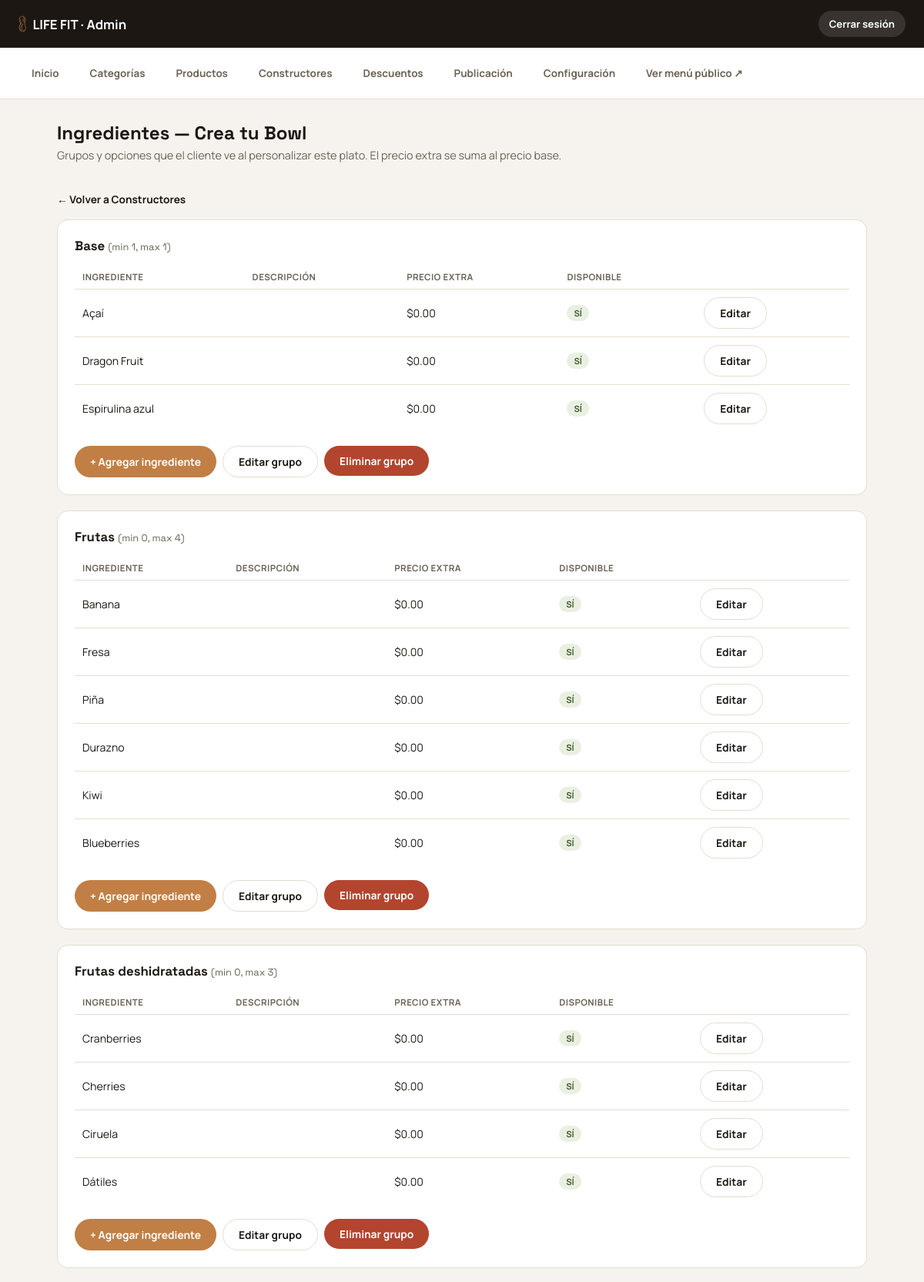
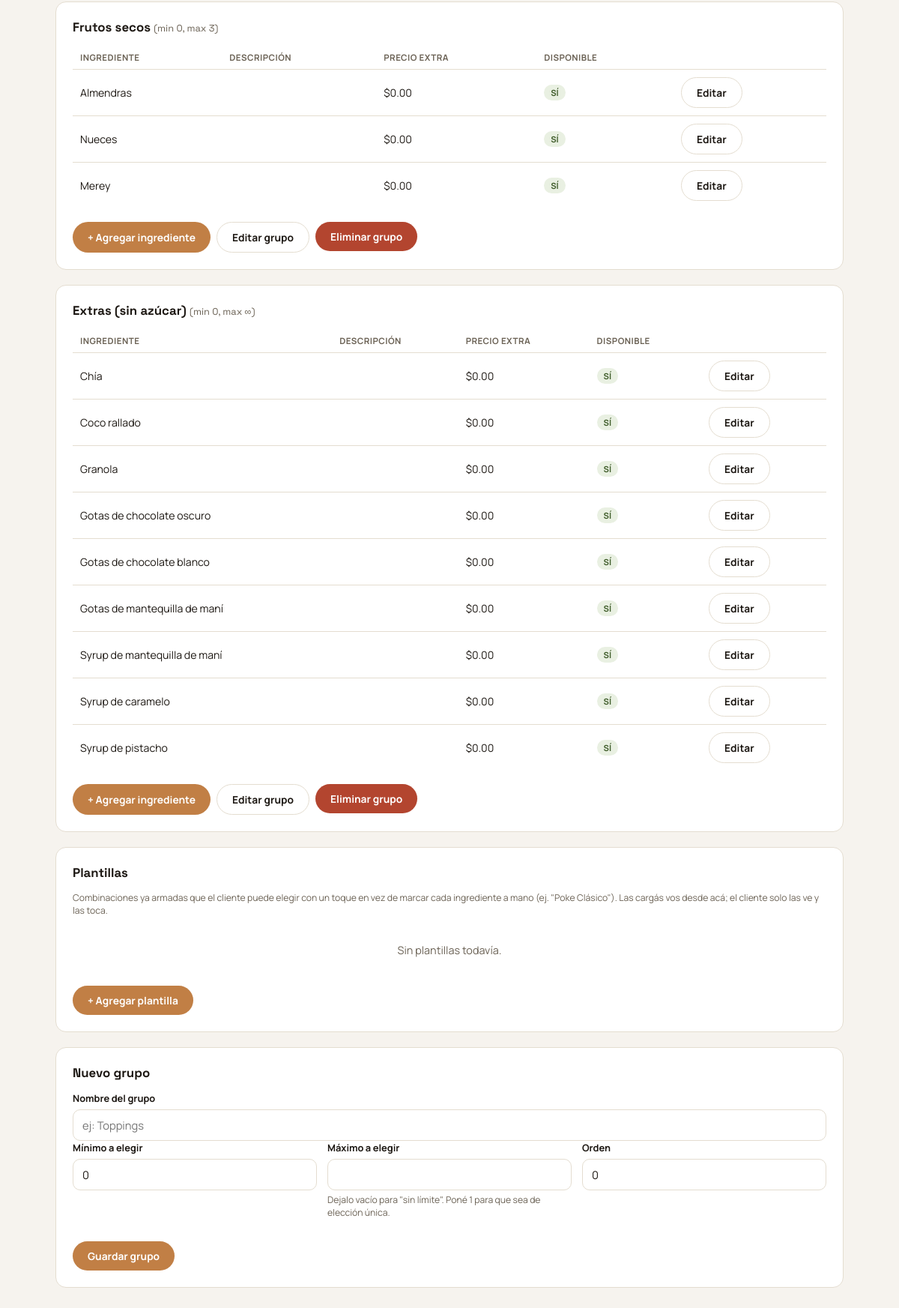
Screenshot of /admin/constructor_ingredientes.php?id=bowl-acai (signed in) with the database file from the repository (2 pictures, top to bottom).
### tables this page shows
CREATE TABLE IF NOT EXISTS constructores (
  id            VARCHAR(40)  NOT NULL PRIMARY KEY,   
  nombre        VARCHAR(120) NOT NULL,                
  descripcion   VARCHAR(255) NOT NULL DEFAULT '',      
  nota          VARCHAR(255) NOT NULL DEFAULT '',      
  precio_base   DECIMAL(8,2) NOT NULL DEFAULT 0.00,
  imagen        VARCHAR(255) NOT NULL DEFAULT '',
  icono         VARCHAR(40)  NOT NULL DEFAULT 'bowl',
  orden         INT          NOT NULL DEFAULT 0,
  activo        TINYINT(1)   NOT NULL DEFAULT 1,
  creado_en     DATETIME     NOT NULL DEFAULT CURRENT_TIMESTAMP,
  actualizado_en DATETIME    NOT NULL DEFAULT CURRENT_TIMESTAMP ON UPDATE CURRENT_TIMESTAMP
);

CREATE TABLE IF NOT EXISTS grupos_ingredientes (
  id              INT UNSIGNED NOT NULL AUTO_INCREMENT PRIMARY KEY,
  constructor_id  VARCHAR(40)  NOT NULL,
  nombre          VARCHAR(120) NOT NULL,               
  seleccion_min   INT          NOT NULL DEFAULT 0,
  seleccion_max   INT          NULL,                   
  orden           INT          NOT NULL DEFAULT 0,
  UNIQUE KEY uniq_constructor_grupo (constructor_id, nombre),
  CONSTRAINT fk_grupo_constructor
    FOREIGN KEY (constructor_id) REFERENCES constructores(id)
    ON DELETE CASCADE ON UPDATE CASCADE
);

CREATE TABLE IF NOT EXISTS ingredientes (
  id           INT UNSIGNED NOT NULL AUTO_INCREMENT PRIMARY KEY,
  grupo_id     INT UNSIGNED NOT NULL,
  nombre       VARCHAR(120) NOT NULL,
  descripcion  VARCHAR(255) NOT NULL DEFAULT '',        
  precio_extra DECIMAL(8,2) NOT NULL DEFAULT 0.00,
  disponible   TINYINT(1)   NOT NULL DEFAULT 1,
  orden        INT          NOT NULL DEFAULT 0,
  UNIQUE KEY uniq_grupo_ingrediente (grupo_id, nombre),
  CONSTRAINT fk_ingrediente_grupo
    FOREIGN KEY (grupo_id) REFERENCES grupos_ingredientes(id)
    ON DELETE CASCADE ON UPDATE CASCADE
);

### admin/constructor_ingredientes.php (the view, shortened to what this page needs)
<?php
$pdo = get_pdo();
$constructorId = $_GET['id'] ?? '';
$stmt = $pdo->prepare('SELECT * FROM constructores WHERE id = ?');
$stmt->execute([$constructorId]);
$constructor = $stmt->fetch();
$grupos = $pdo->prepare('SELECT * FROM grupos_ingredientes WHERE constructor_id = ? ORDER BY orden, nombre');
$grupos->execute([$constructorId]);
$grupos = $grupos->fetchAll();
$stmtIng = $pdo->prepare('SELECT * FROM ingredientes WHERE grupo_id = ? ORDER BY orden, nombre');
foreach ($grupos as &$g) {
    $stmtIng->execute([$g['id']]);
    $g['ingredientes'] = $stmtIng->fetchAll();
}
$plantillas = $pdo->prepare('SELECT * FROM plantillas_constructor WHERE constructor_id = ? ORDER BY orden, nombre');
$plantillas->execute([$constructorId]);
$plantillas = $plantillas->fetchAll();
$titulo_pagina = 'Ingredientes — ' . $constructor['nombre'];
$subtitulo_pagina = 'Grupos y opciones que el cliente ve al personalizar este plato. El precio extra se suma al precio base.';
require __DIR__ . '/includes/layout_top.php';
?>
<p><a href="constructores.php" style="font-size:.85rem; font-weight:700;">← Volver a Constructores</a></p>
<?php foreach ($grupos as $g): ?>
  <div class="admin-card">
    <h2><?= htmlspecialchars($g['nombre']) ?>
      <span style="font-weight:400; font-size:.8rem; color:var(--ad-ink-soft);">
        (min <?= (int) $g['seleccion_min'] ?>, max <?= $g['seleccion_max'] === null ? '∞' : (int) $g['seleccion_max'] ?>)
      </span>
    </h2>
    <table class="admin-table">
      <thead><tr><th>Ingrediente</th><th>Descripción</th><th>Precio extra</th><th>Disponible</th><th></th></tr></thead>
      <tbody>
        <?php foreach ($g['ingredientes'] as $i): ?>
          <tr>
            <td><?= htmlspecialchars($i['nombre']) ?></td>
            <td style="max-width:220px; white-space:normal; color:var(--ad-ink-soft); font-size:.82rem;"><?= htmlspecialchars($i['descripcion']) ?></td>
            <td>$<?= number_format((float) $i['precio_extra'], 2) ?></td>
            <td><span class="admin-badge <?= $i['disponible'] ? 'admin-badge--on' : 'admin-badge--off' ?>"><?= $i['disponible'] ? 'Sí' : 'No' ?></span></td>
            <td><button type="button" class="admin-btn admin-btn--ghost" onclick='editarIngrediente(this, <?= json_encode($i, JSON_HEX_APOS | JSON_HEX_QUOT) ?>)'>Editar</button></td>
          </tr>
        <?php endforeach; ?>
      </tbody>
    </table>
    <div class="admin-actions">
      <button class="admin-btn admin-btn--accent" type="button" onclick='nuevoIngrediente(this, <?= (int) $g['id'] ?>, <?= json_encode($g['nombre'], JSON_HEX_APOS | JSON_HEX_QUOT) ?>)'>+ Agregar ingrediente</button>
      <button class="admin-btn admin-btn--ghost" type="button" onclick='editarGrupo(this, <?= json_encode($g, JSON_HEX_APOS | JSON_HEX_QUOT) ?>)'>Editar grupo</button>
      <form method="post" style="display:inline;" onsubmit="return confirm('¿Eliminar el grupo &quot;<?= htmlspecialchars($g['nombre'], ENT_QUOTES) ?>&quot; y todos sus ingredientes?');">
        <button class="admin-btn admin-btn--danger" type="submit">Eliminar grupo</button>
      </form>
    </div>
  </div>
<?php endforeach; ?>
<div class="admin-card">
  <h2>Plantillas</h2>
  <p class="admin-hint">Combinaciones ya armadas que el cliente puede elegir con un toque en vez de marcar cada ingrediente a mano (ej. "Poke Clásico"). Las cargás vos desde acá; el cliente solo las ve y las toca.</p>
  <?php if ($plantillas): ?>
    <table class="admin-table">
      <thead><tr><th>Nombre</th><th>Ingredientes</th><th>Estado</th><th></th></tr></thead>
      <tbody>
        <?php foreach ($plantillas as $pl): ?>
          <tr>
            <td><?= htmlspecialchars($pl['nombre']) ?></td>
            <td style="max-width:280px; white-space:normal; color:var(--ad-ink-soft); font-size:.82rem;"><?= htmlspecialchars(implode(', ', $pl['nombres'])) ?></td>
            <td><span class="admin-badge <?= $pl['activo'] ? 'admin-badge--on' : 'admin-badge--off' ?>"><?= $pl['activo'] ? 'Visible' : 'Oculta' ?></span></td>
            <td><button type="button" class="admin-btn admin-btn--ghost" onclick='editarPlantilla(this, <?= json_encode($pl, JSON_HEX_APOS | JSON_HEX_QUOT) ?>)'>Editar</button></td>
          </tr>
        <?php endforeach; ?>
      </tbody>
    </table>
  <?php else: ?>
    <p class="admin-empty">Sin plantillas todavía.</p>
  <?php endif; ?>
  <div class="admin-actions">
    <button class="admin-btn admin-btn--accent" type="button" onclick="nuevaPlantilla(this)">+ Agregar plantilla</button>
  </div>
</div>
<div class="admin-card" id="form-grupo">
  <h2>Nuevo grupo</h2>
  <form class="admin-form" method="post">
    <label for="g_nombre">Nombre del grupo</label>
    <input type="text" id="g_nombre" name="nombre" required placeholder="ej: Toppings">
    <div class="row">
      <div>
        <label for="seleccion_min">Mínimo a elegir</label>
        <input type="number" id="seleccion_min" name="seleccion_min" value="0" min="0">
      </div>
      <div>
        <label for="seleccion_max">Máximo a elegir</label>
        <input type="number" id="seleccion_max" name="seleccion_max" min="1">
        <p class="admin-hint">Dejalo vacío para "sin límite". Poné 1 para que sea de elección única.</p>
      </div>
      <div>
        <label for="g_orden">Orden</label>
        <input type="number" id="g_orden" name="orden" value="0">
      </div>
    </div>
    <div class="admin-actions">
      <button class="admin-btn admin-btn--accent" type="submit">Guardar grupo</button>
    </div>
  </form>
</div>
<?php require __DIR__ . '/includes/layout_bottom.php'; ?>

### admin/includes/layout_top.php (shortened to what this page needs)
<?php
$paginaActual = basename($_SERVER['SCRIPT_NAME']);
require_once __DIR__ . '/../../includes/logo.php';
$navItems = [
    'index.php'          => 'Inicio',
    'categorias.php'      => 'Categorías',
    'productos.php'       => 'Productos',
    'constructores.php'   => 'Constructores',
    'descuentos.php'      => 'Descuentos',
    'publicacion.php'     => 'Publicación',
    'configuracion.php'   => 'Configuración',
];
?>
<!DOCTYPE html>
<html lang="es">
<head>
<link rel="stylesheet" href="../assets/css/admin.css">
</head>
<body class="admin">
<div class="admin-shell">
  <header class="admin-top">
    <span class="admin-top__brand">
      <?= render_logo('admin-top__logo') ?>
      LIFE FIT · Admin
    </span>
    <span class="admin-top__user">
      <a href="logout.php">Cerrar sesión</a>
    </span>
  </header>
  <nav class="admin-nav">
    <?php foreach ($navItems as $href => $label): ?>
      <a href="<?= $href ?>" class="<?= $paginaActual === $href ? 'is-active' : '' ?>"><?= htmlspecialchars($label) ?></a>
    <?php endforeach; ?>
    <a href="../menu/" target="_blank" rel="noopener">Ver menú público ↗</a>
  </nav>
  <main class="admin-main">
    <div class="admin-head">
      <div>
        <h1><?= htmlspecialchars($titulo_pagina ?? '') ?></h1>
        <?php if (!empty($subtitulo_pagina)): ?><p><?= htmlspecialchars($subtitulo_pagina) ?></p><?php endif; ?>
      </div>
    </div>

### assets/css/admin.css (style rules this page uses)
:root { --ad-accent:#c17f45; --ad-accent-2:#8a9a6e; --ad-ink:#1c1712; --ad-ink-soft:#6b6255; --ad-bg:#f6f3ee; --ad-surface:#ffffff; --ad-border:#e4ddd0; --ad-danger:#b3452f; --ad-radius:14px; --ad-shadow:0 12px 30px -16px rgba(28,23,18,.25); --ad-font-display:'Space Grotesk', sans-serif; --ad-font-body:'Manrope', sans-serif; }
* { box-sizing:border-box; }
body.admin { margin:0; background:var(--ad-bg); color:var(--ad-ink); font-family:var(--ad-font-body); -webkit-font-smoothing:antialiased; }
.admin a { color:inherit; text-decoration:none; }
h1,h2,h3 { font-family:var(--ad-font-display); margin:0; }
.admin-shell { min-height:100vh; display:flex; flex-direction:column; }
.admin-top { display:flex; align-items:center; justify-content:space-between; gap:16px; padding:14px 24px; background:var(--ad-ink); color:#fff; }
.admin-top__brand { display:flex; align-items:center; gap:8px; font-weight:700; font-size:1.05rem; }
.admin-top__user { font-size:.82rem; color:#cfc4ac; display:flex; align-items:center; gap:14px; }
.admin-top__user a { font-weight:700; color:#fff; padding:8px 14px; border-radius:999px; background:rgba(255,255,255,.12); }
.admin-nav { display:flex; flex-wrap:wrap; gap:6px; padding:14px 24px; background:var(--ad-surface); border-bottom:1px solid var(--ad-border); }
.admin-nav a { padding:9px 16px; border-radius:999px; font-size:.84rem; font-weight:700; color:var(--ad-ink-soft); border:1px solid transparent; }
.admin-main { flex:1; padding:28px 24px 60px; max-width:1100px; width:100%; margin:0 auto; }
.admin-head { display:flex; align-items:center; justify-content:space-between; gap:16px; margin-bottom:22px; flex-wrap:wrap; }
.admin-head h1 { font-size:1.5rem; }
.admin-head p { color:var(--ad-ink-soft); margin-top:4px; font-size:.9rem; }
.admin-card { background:var(--ad-surface); border:1px solid var(--ad-border); border-radius:var(--ad-radius); padding:22px; margin-bottom:20px; }
.admin-card h2 { font-size:1.05rem; margin-bottom:14px; }
table.admin-table { width:100%; border-collapse:collapse; font-size:.88rem; }
.admin-table th { text-align:left; font-size:.72rem; text-transform:uppercase; letter-spacing:.04em; color:var(--ad-ink-soft); padding:8px 10px; border-bottom:1px solid var(--ad-border); }
.admin-table td { padding:10px; border-bottom:1px solid var(--ad-border); vertical-align:middle; }
.admin-table tr:last-child td { border-bottom:0; }
.admin-form label { display:block; font-size:.8rem; font-weight:700; margin:14px 0 6px; }
.admin-form label:first-child { margin-top:0; }
.admin-form input[type=text], .admin-form input[type=number], .admin-form input[type=password], .admin-form input[type=url], .admin-form select, .admin-form textarea { width:100%; padding:10px 12px; border-radius:10px; border:1px solid var(--ad-border); font:inherit; font-size:.92rem; background:#fff; color:var(--ad-ink); }
.admin-form .row { display:grid; grid-template-columns:repeat(auto-fit,minmax(160px,1fr)); gap:14px; }
.admin-hint { font-size:.76rem; color:var(--ad-ink-soft); margin-top:4px; }
.admin-btn { display:inline-flex; align-items:center; gap:8px; cursor:pointer; padding:10px 20px; border-radius:999px; border:0; font-weight:700; font-size:.86rem; background:var(--ad-ink); color:#fff; font-family:inherit; }
.admin-btn--accent { background:var(--ad-accent); }
.admin-btn--danger { background:var(--ad-danger); }
.admin-btn--ghost { background:transparent; border:1px solid var(--ad-border); color:var(--ad-ink); }
.admin-actions { display:flex; gap:8px; flex-wrap:wrap; margin-top:18px; }
.admin-badge { display:inline-flex; align-items:center; gap:4px; padding:3px 9px; border-radius:999px; font-size:.7rem; font-weight:700; text-transform:uppercase; }
.admin-badge--on { background:#e9f0e2; color:#3f5c2a; }
.admin-empty { color:var(--ad-ink-soft); font-size:.9rem; padding:20px 0; text-align:center; }

### rows the page displays
constructores: nombre "Ingredientes — Crea tu Bowl"
grupos_ingredientes: nombre "Base", seleccion_min "1", seleccion_max "1"
ingredientes: nombre "Açaí", precio_extra "0.00", disponible "SÍ"
ingredientes: nombre "Dragon Fruit", precio_extra "0.00", disponible "SÍ"
ingredientes: nombre "Espirulina azul", precio_extra "0.00", disponible "SÍ"
grupos_ingredientes: nombre "Frutas", seleccion_min "0", seleccion_max "4"
ingredientes: nombre "Banana", precio_extra "0.00", disponible "SÍ"
ingredientes: nombre "Fresa", precio_extra "0.00", disponible "SÍ"
ingredientes: nombre "Piña", precio_extra "0.00", disponible "SÍ"
ingredientes: nombre "Durazno", precio_extra "0.00", disponible "SÍ"
ingredientes: nombre "Kiwi", precio_extra "0.00", disponible "SÍ"
ingredientes: nombre "Blueberries", precio_extra "0.00", disponible "SÍ"
grupos_ingredientes: nombre "Frutas deshidratadas", seleccion_min "0", seleccion_max "3"
ingredientes: nombre "Cranberries", precio_extra "0.00", disponible "SÍ"
ingredientes: nombre "Cherries", precio_extra "0.00", disponible "SÍ"
ingredientes: nombre "Ciruela", precio_extra "0.00", disponible "SÍ"
ingredientes: nombre "Dátiles", precio_extra "0.00", disponible "SÍ"
grupos_ingredientes: nombre "Frutos secos", seleccion_min "0", seleccion_max "3"
ingredientes: nombre "Almendras", precio_extra "0.00", disponible "SÍ"
ingredientes: nombre "Nueces", precio_extra "0.00", disponible "SÍ"
ingredientes: nombre "Merey", precio_extra "0.00", disponible "SÍ"
grupos_ingredientes: nombre "Extras (sin azúcar)", seleccion_min "0"
ingredientes: nombre "Chía", precio_extra "0.00", disponible "SÍ"
ingredientes: nombre "Coco rallado", precio_extra "0.00", disponible "SÍ"
ingredientes: nombre "Granola", precio_extra "0.00", disponible "SÍ"
ingredientes: nombre "Gotas de chocolate oscuro", precio_extra "0.00", disponible "SÍ"
ingredientes: nombre "Gotas de chocolate blanco", precio_extra "0.00", disponible "SÍ"
ingredientes: nombre "Gotas de mantequilla de maní", precio_extra "0.00", disponible "SÍ"
ingredientes: nombre "Syrup de mantequilla de maní", precio_extra "0.00", disponible "SÍ"
ingredientes: nombre "Syrup de caramelo", precio_extra "0.00", disponible "SÍ"
ingredientes: nombre "Syrup de pistacho", precio_extra "0.00", disponible "SÍ"

### other values shown
$label "Inicio"
$label "Categorías"
$label "Productos"
$label "Constructores"
$label "Descuentos"
$label "Publicación"
$label "Configuración"
$subtitulo_pagina "Grupos y opciones que el cliente ve al personalizar este plato. El precio extra se suma al precio base."
